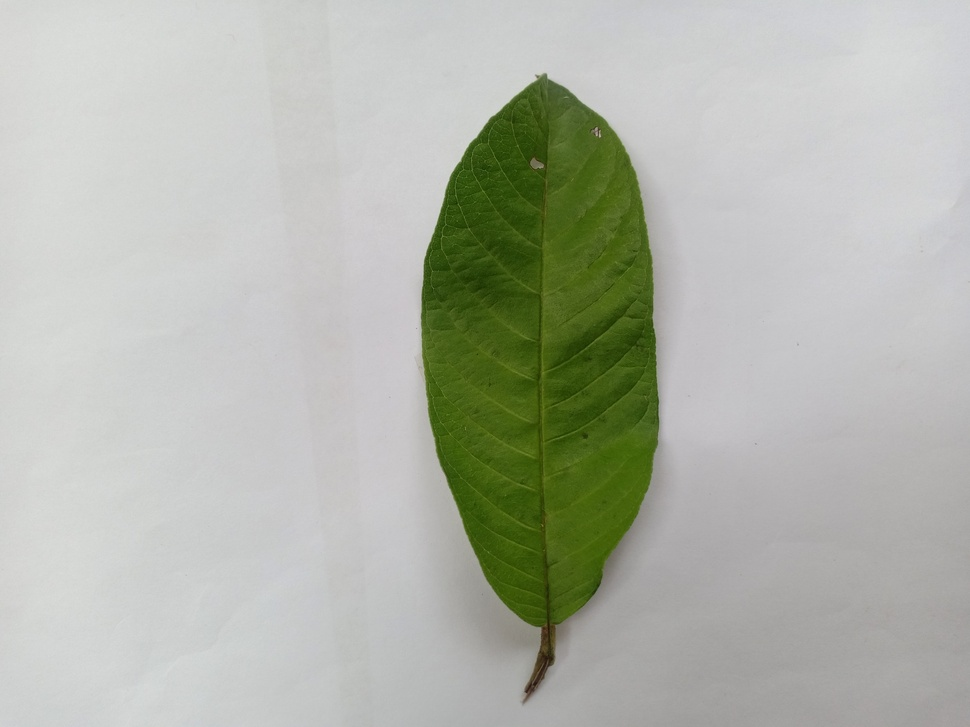
#> input picture Dataset/Daun Jambu/001.jpg, 970 x 727 px, shrunk from 1600 x 1200 before the run; its folder holds 4 pictures in this run
$ python 'Detect Image Edges.py'
#> lines starting #> are read from the running program, lines starting #| are printed output that depends on the picture; after the words box and inside, x2 and y2 are one past the last pixel; in counts of white or black regions, pixels touching at a corner belong together
import cv2
import glob
import re
import os
from pathlib import Path
import numpy as np

PATH = dir_path = os.path.dirname(os.path.realpath(__file__)).replace("\\",'/')
#PATH = str(Path(__file__).resolve().parent).replace("\\",'/')
PATH_CWD = os.getcwd().replace("\\",'/')

imdirDaunJambu = PATH_CWD +'/Dataset/Daun Jambu/'
imdirDaunNangka = PATH_CWD + '/Dataset/Daun Nangka/'
file_tag = 'Detect Image Edges'

def getAllFileInFolder(imdir,file_tag,fuct):
    # get all files in a folder
#> called with file_tag = 'Detect Image Edges'
    leaf_name = re.search("Daun\s[a-zA-Z]+",imdir).group()
    ext = ['png', 'jpg', 'gif']    # Add image formats here
    files = []
    [files.extend(glob.glob(imdir + '*.' + e)) for e in ext]
    images = [cv2.imread(file) for file in files]
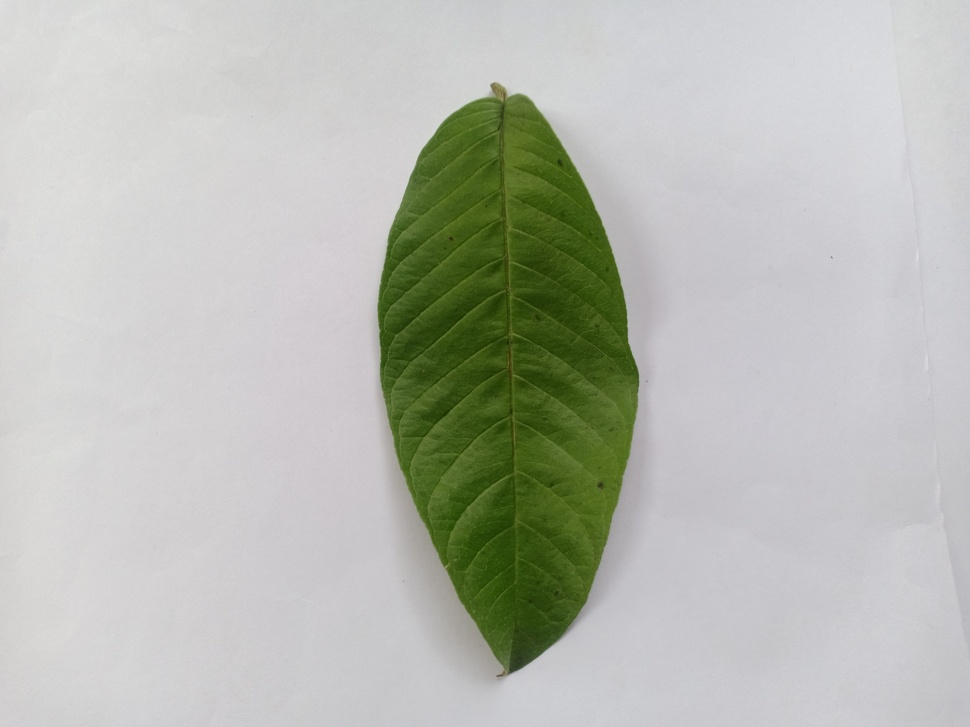
#> input picture Dataset/Daun Jambu/003.jpg, 970 x 727 px, shrunk from 1600 x 1200 before the run
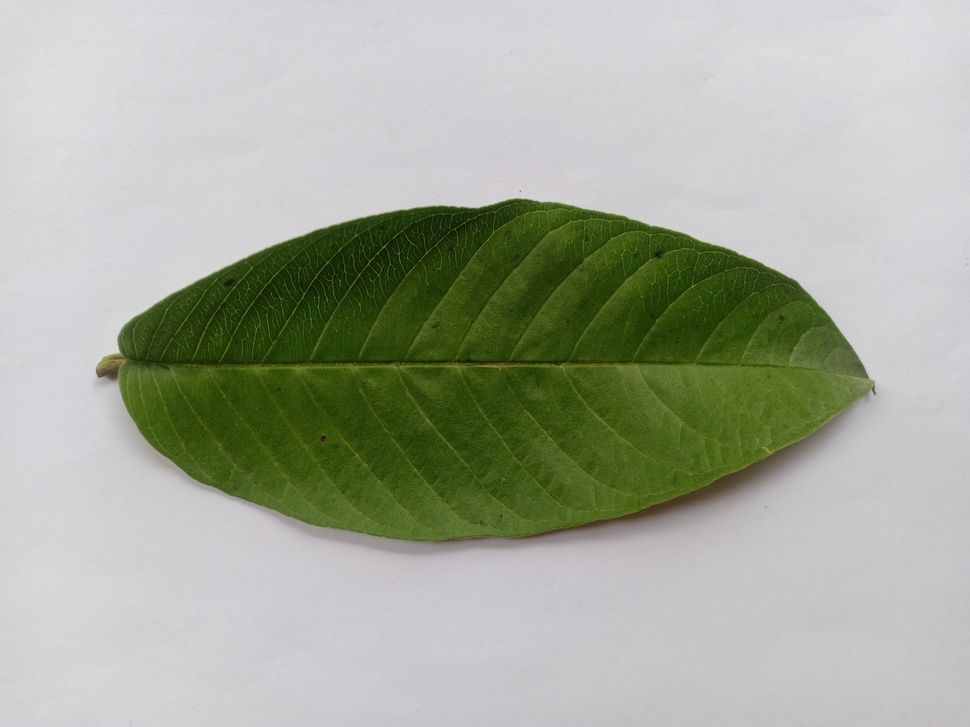
#> input picture Dataset/Daun Jambu/004.jpg, 970 x 727 px, shrunk from 1600 x 1200 before the run
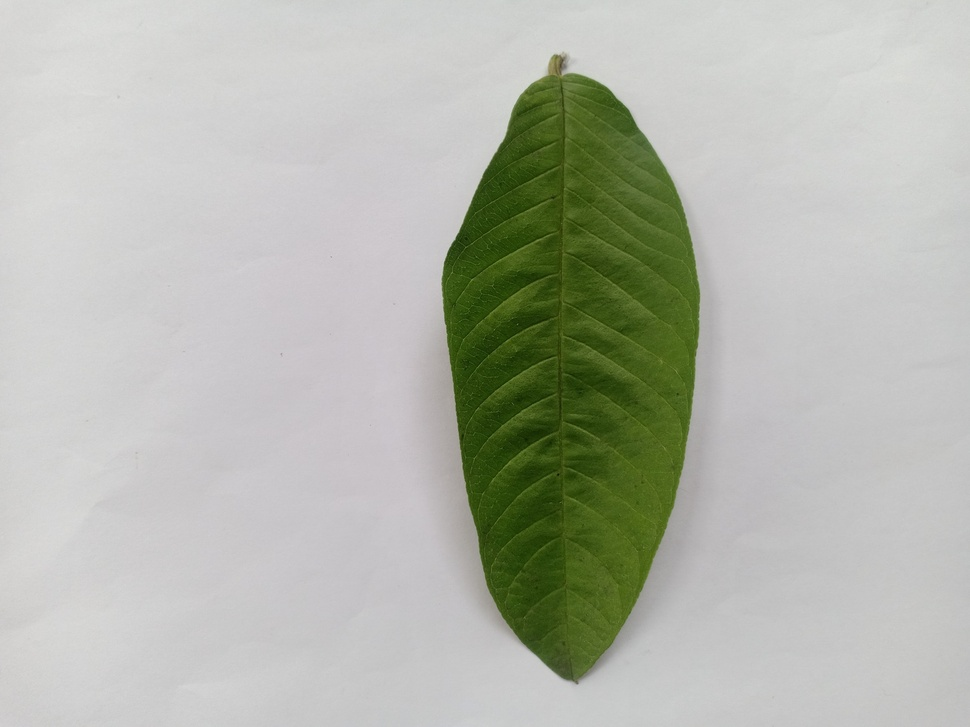
#> input picture Dataset/Daun Jambu/005.jpg, 970 x 727 px, shrunk from 1600 x 1200 before the run
#> images = 4 items
    # Directory
    directory = leaf_name +" - " + file_tag
    # Parent Directory path
    path = os.path.join(PATH+"/Output/", directory)
    # Create the directory
    try:
      os.mkdir(path)
    except OSError as error:
      print(error)
    # adjust images to all of them and save to different location
    i = 1
    for img in images:
        im_name =  path + "/" + str(i) + ".jpg"
        print(im_name)
        cv2.imwrite(im_name, fuct(img))
        i+=1
#> this loop made 4 passes
#| Image Processing/Detect Image Edges/Output/Daun Jambu - Detect Image Edges/1.jpg
#| Image Processing/Detect Image Edges/Output/Daun Jambu - Detect Image Edges/2.jpg
#| Image Processing/Detect Image Edges/Output/Daun Jambu - Detect Image Edges/3.jpg
#| Image Processing/Detect Image Edges/Output/Daun Jambu - Detect Image Edges/4.jpg
#> pass 1, in imageDetectEdges, `im_edges = cv2.Canny(image, 100, 200)`:
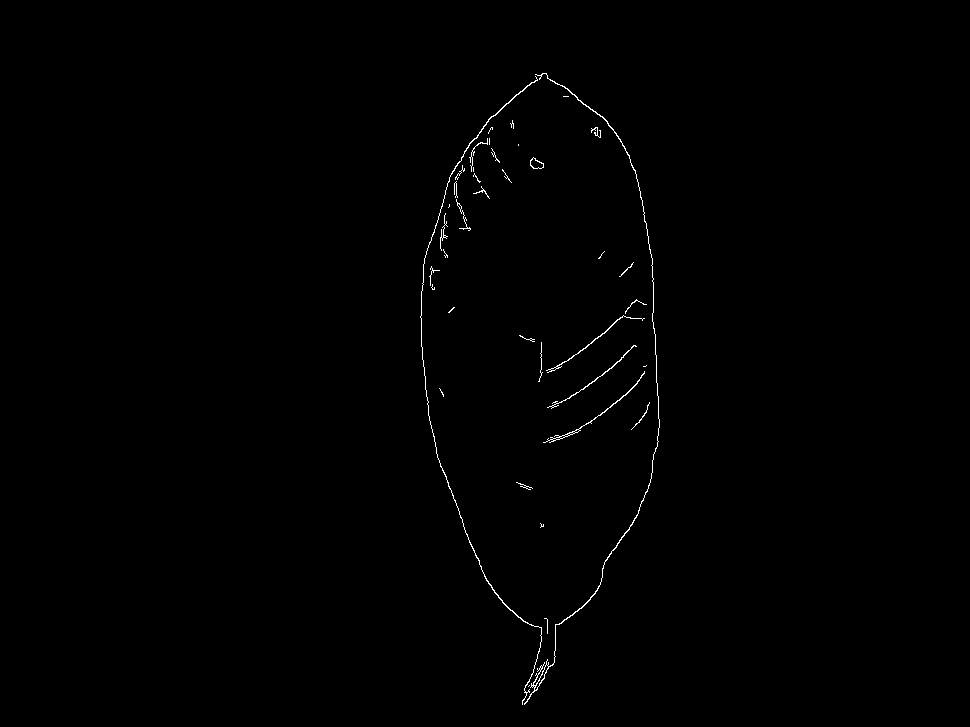
#> im_edges: shape (727, 970); 0.43% white in thin lines or dots, all inside (x1, y1, x2, y2) = (420, 73, 660, 705)
#> pass 2, in imageDetectEdges (call 2), `im_edges = cv2.Canny(image, 100, 200)`:
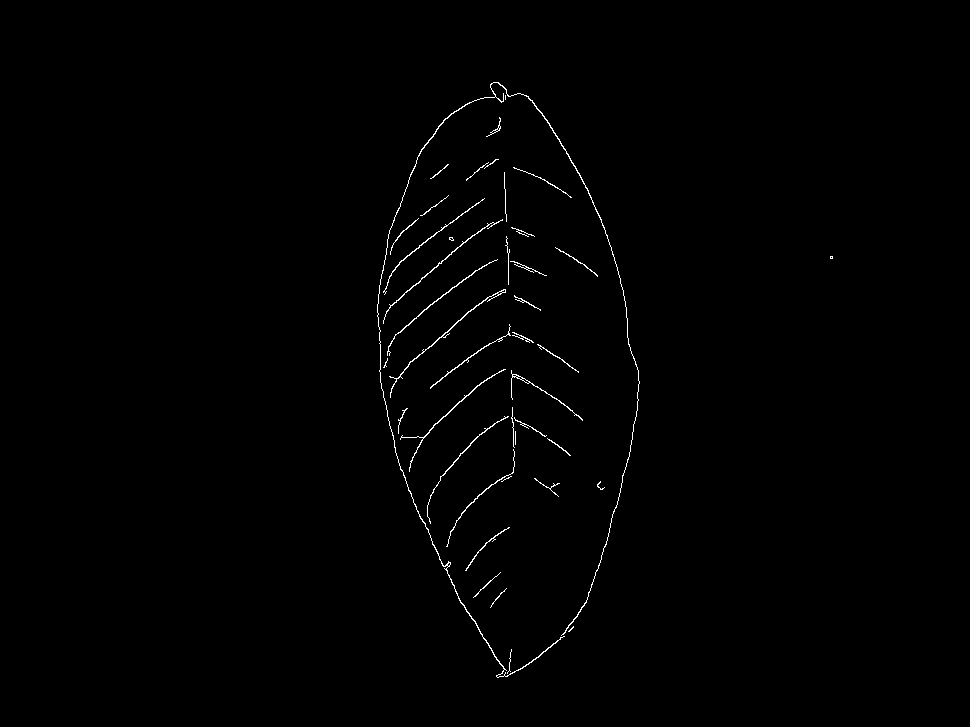
#> im_edges: shape (727, 970); 0.65% white in thin lines or dots, all inside (x1, y1, x2, y2) = (377, 82, 833, 678)
#> pass 3, in imageDetectEdges (call 3), `im_edges = cv2.Canny(image, 100, 200)`:
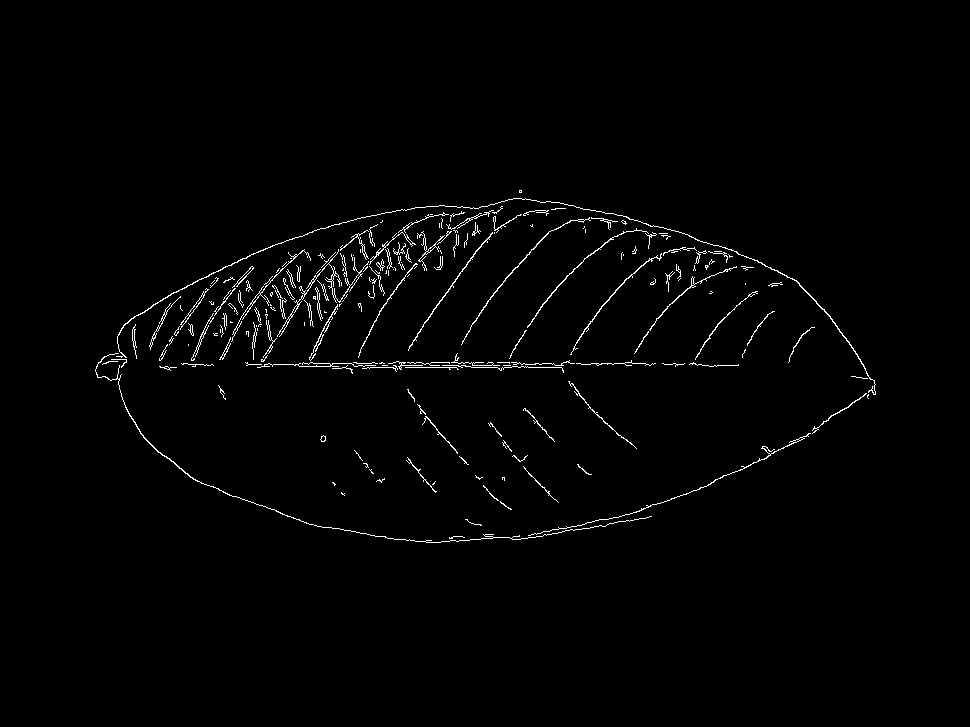
#> im_edges: shape (727, 970); 1.4% white in thin lines or dots, all inside (x1, y1, x2, y2) = (95, 190, 876, 543)
#> after the loop, i = 5


def imageDetectEdges(image):
    im_edges = cv2.Canny(image, 100, 200)
    return im_edges

def main():
    getAllFileInFolder(imdirDaunJambu,file_tag,imageDetectEdges)
    getAllFileInFolder(imdirDaunNangka,file_tag,imageDetectEdges)

if __name__ == "__main__":
    main()
